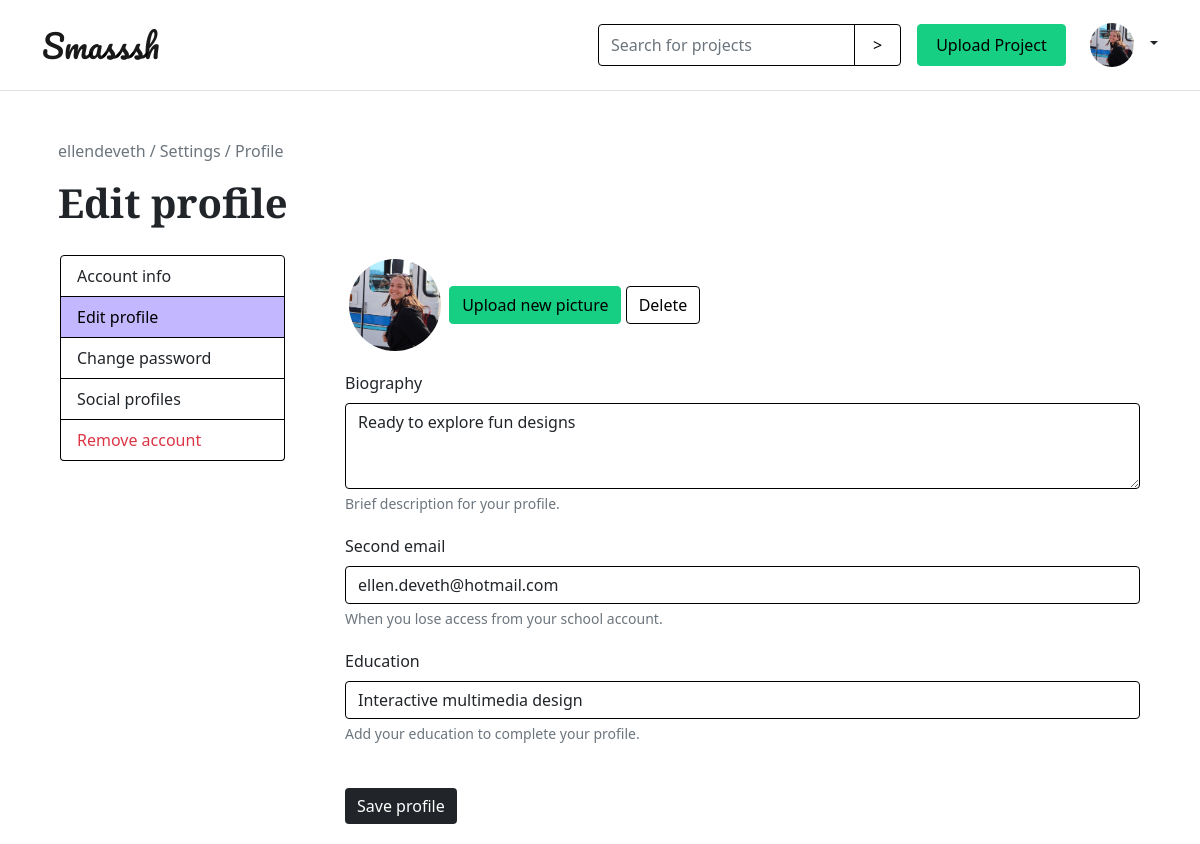
The page /edit-profile.php (signed in) on the database its author committed.
### tables this page shows
CREATE TABLE `users` (
  `id` int(11) unsigned NOT NULL AUTO_INCREMENT,
  `email` varchar(300) DEFAULT NULL,
  `username` varchar(300) DEFAULT NULL,
  `password` varchar(300) DEFAULT NULL,
  `is_admin` tinyint(1) DEFAULT NULL,
  `profile_pic` varchar(300) DEFAULT 'default.png',
  `bio` varchar(300) DEFAULT 'New member of the smash community',
  `education` varchar(300) DEFAULT NULL,
  `second_email` varchar(300) DEFAULT NULL,
  `social_linkedin` varchar(300) DEFAULT NULL,
  `social_github` varchar(300) DEFAULT NULL,
  `social_instagram` varchar(300) DEFAULT NULL,
  PRIMARY KEY (`id`)
);

### classes/User.php (called while the page is built, shortened)
<?php
    class User
    {
        public static function getUserDataFromId($id)
        {
            $conn = Db::getInstance();
            $statement = $conn->prepare("SELECT * FROM users WHERE id = :id");
            $statement->bindValue(':id', $id);
            $statement->execute();
            $result = $statement->fetch(PDO::FETCH_ASSOC);
            return $result;
        }
    }

### edit-profile.php (the view, shortened to what this page needs)
?><!DOCTYPE html>
<html lang="en">
<head>
    <?php include_once('style.php'); ?>
</head>
<body>
    <?php include_once('header.php'); ?>
    <div class="container">
        <p class="ps-3 pt-5 text-muted"><?php echo htmlspecialchars($userDataFromId['username']); ?> / Settings / Profile</p>
        <h1 class="ps-3">Edit profile</h1>
        <div class="row">
            <div class="col-sm-12 col-md-4 col-lg-3">
            <div class="list-group" id="list-tab" role="tablist">
            <a class="list-group-item list-group-item-action" href="account-info.php">Account info</a>
                    <a class="list-group-item list-group-item-action active" href="edit-profile.php">Edit profile</a>
                    <a class="list-group-item list-group-item-action" href="change-password.php">Change password</a>
                    <a class="list-group-item list-group-item-action" href="social-accounts.php">Social profiles</a>
                    <a class="list-group-item list-group-item-action text-danger" data-bs-toggle="modal" role="button" href="#deleteAccount">Remove account</a>
                 </div>
            </div>
            <div class="col-sm-12 col-md-8 col-lg-9">
            <div class="tab-pane fade active show" >
                        <div class="profile-picture pb-3">
                            <img src="profile_pictures/<?php echo htmlspecialchars($userDataFromId['profile_pic']); ?>" class="img-thumbnail rounded-circle" alt="profile picture">
                            <a href="#" class="btn btn-primary" id="upload-new-picture">Upload new picture</a>
                            <a href="#" class="btn btn-outline-primary">Delete</a>
                        </div>
                        <div class="profile-info">
                            <form action="" method="post">
                                <fieldset>
                                    <label for="biography" class="form-label">Biography</label>
                                    <textarea name="biography" class="form-control" id="biography" cols="50" rows="3"><?php echo htmlspecialchars($userDataFromId['bio']); ?></textarea>
                                    <div class="form-text">Brief description for your profile.</div>
                                </fieldset>
                                <fieldset>
                                    <label for="education" class="form-label">Second email</label>
                                    <input type="text" class="form-control" name="secondEmail" id="secondEmail" value="<?php echo htmlspecialchars($userDataFromId['second_email']);?>">
                                    <div class="form-text">When you lose access from your school account.</div>
                                </fieldset>
                                <fieldset>
                                    <label for="education" class="form-label">Education</label>
                                    <input type="text" class="form-control" name="education" id="education" value="<?php echo htmlspecialchars($userDataFromId['education']);?>">
                                    <div class="form-text">Add your education to complete your profile.</div>
                                </fieldset>
                                <input type="submit" class="btn btn-dark mt-4" name="updateProfile" value="Save profile">
                            </form>
                        </div>
            </div>
            </div>
        </div>
    </div>
</body>
</html>

### header.php (shortened to what this page needs)
<?php
    if (isset($_SESSION['email'])) {
        $sessionId = $_SESSION['id'];
        $userDataFromId = User::getUserDataFromId($sessionId);
    }
?><nav class="navbar navbar-light border-bottom">
    <div class="container">
        <a href="index.php" class="navbar-brand">Smasssh</a>
        <div class="d-flex align-items-center">
            <?php if (!isset($_SESSION['email'])): ?>
            <form class="d-flex">
                <a href="login.php" class="btn btn-outline-primary me-2">Login</a>
                <a href="register.php" class="btn btn-primary">Signup</a>
            </form>
            <?php else: ?>
            <form class="" action="" method="post">
                <div class="input-group">
                    <input type="text" class="form-control" name="search" placeholder="Search for projects" aria-label="Search for projects" aria-describedby="button-addon2">
                    <input class="btn btn-outline-primary btn-icon-search" type="submit" name="submit-search" id="button-addon2" value=">">
                </div>
            </form>
            <a href="uploadProject.php" class="btn btn-primary m-3">Upload Project</a>
            <div class="flex-shrink-0 dropdown d-flex">
                <a href="#" class="d-block link-dark text-decoration-none dropdown-toggle" id="dropdownUser2" data-bs-toggle="dropdown" aria-expanded="false">
                    <img src="profile_pictures/<?php echo $userDataFromId['profile_pic']; ?>" class="p-2 rounded-circle img-thumbnail" >
                </a>
            </div>
            <?php endif; ?>
        </div>
    </div>
</nav>

### styles/custom.css (style rules this page uses)
body { box-sizing: border-box; }
.img-thumbnail { width: 100px; height: 100px; object-fit: cover; border: none; background-color: transparent; }
nav .img-thumbnail { max-width: 60px; max-height: 60px; }
.row>* { padding: 20px 30px; }
.list-group-item { border: 1px solid black; }
.list-group-item.active { color: black; background-color: #C3B7FF; border: 1px solid black; }
fieldset { margin: 0 0 20px 0; }
.form-control, .input-group-text { border-color: black; }

### styles/button.css (style rules this page uses)
nav .btn { padding: 8px 18px; }
.btn-primary { color: black; background-color: #16CF83; border: 1px solid #16CF83; }
.btn-outline-primary { color: black; border: 1px solid black; }
.btn-dark { border: none; }
.link-dark { font-weight: 500; text-decoration: none; }
a { text-decoration: none; color: black; }

### rows shown on the page
users: profile_pic (picture), username "ellendeveth", biography "Ready to explore fun designs", secondEmail "ellen.deveth@hotmail.com", education "Interactive multimedia design"
